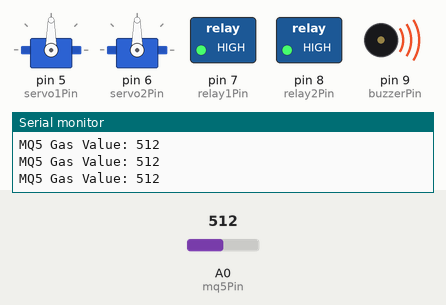
Bench run of a sketch on a simulated Arduino Uno, built with avr-gcc and run on an emulated ATmega328P. Parts: 2 × servo, switched loads named in the sketch (green lamp = pin HIGH), buzzer (waves = sounding, pin HIGH), the last lines printed to the serial monitor. The test bench sets the inputs (shaded band); at power-on: A0 (mq5Pin) = 512.

Above: at 1.3 s.
1.4 s: A0 (mq5Pin) set to 313
2.9 s: A0 (mq5Pin) set to 291
At 3.8 s:
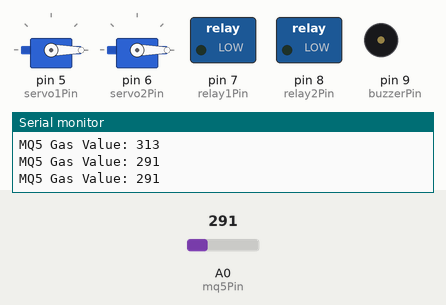
4.5 s: A0 (mq5Pin) set to 306
At 5.0 s:
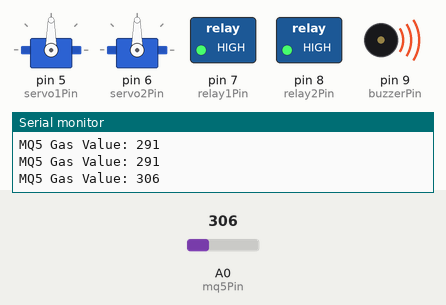
6.0 s: A0 (mq5Pin) set to 290
At 7.4 s:
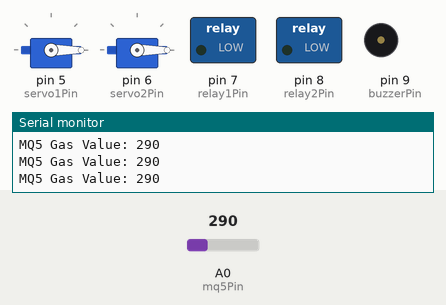
Timing chart, 0 to 8.5 s (numbered marks = the images above; inputs shaded):
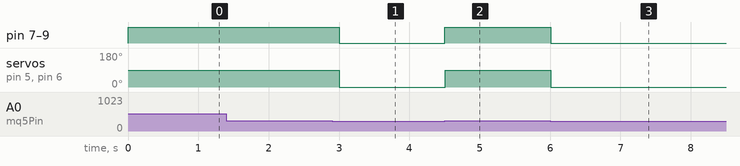

Measured:
- the behaviour switches between 301 and 300 on A0 (mq5Pin) (found by bisection; images 0 and 1)
- after the input at 2.9 s, pin 7 (relay1Pin), pin 8 (relay2Pin), pin 9 (buzzerPin): HIGH → LOW after 0.10 s; servo on pin 5 (servo1Pin), servo on pin 6 (servo2Pin): 90° → 0° after 0.10 s
- after the input at 4.5 s, pin 7 (relay1Pin), pin 8 (relay2Pin), pin 9 (buzzerPin): LOW → HIGH at once; servo on pin 5 (servo1Pin), servo on pin 6 (servo2Pin): 0° → 90° at once
- after the input at 6.0 s, pin 7 (relay1Pin), pin 8 (relay2Pin), pin 9 (buzzerPin): HIGH → LOW at once; servo on pin 5 (servo1Pin), servo on pin 6 (servo2Pin): 90° → 0° at once

The sketch:

Arduno.ino
```cpp
#include <Servo.h>

// Khai báo chân kết nối (tối ưu bằng byte)
const byte mq5Pin      = A0;  // Cảm biến MQ5 nối vào A0
const byte relay1Pin   = 7;   // Relay 1 (ví dụ: quạt)
const byte relay2Pin   = 8;   // Relay 2 (ví dụ: đèn, van điện)
const byte buzzerPin   = 9;   // Còi báo động
const byte servo1Pin   = 5;   // Servo điều khiển 1
const byte servo2Pin   = 6;   // Servo điều khiển 2

// Giá trị ngưỡng phát hiện gas (có thể điều chỉnh sau khi hiệu chuẩn)
uint16_t gasThreshold  = 300;

// Giá trị đọc từ MQ5
uint16_t gasValue = 0;

// Tạo đối tượng servo
Servo servo1;
Servo servo2;

void setup() {
  // Khởi tạo Serial để kiểm tra giá trị MQ5
  Serial.begin(9600);

  // Cấu hình các chân xuất
  pinMode(relay1Pin, OUTPUT);
  pinMode(relay2Pin, OUTPUT);
  pinMode(buzzerPin, OUTPUT);

  // Tắt thiết bị ban đầu
  digitalWrite(relay1Pin, LOW);
  digitalWrite(relay2Pin, LOW);
  digitalWrite(buzzerPin, LOW);

  // Gắn servo vào chân điều khiển
  servo1.attach(servo1Pin);
  servo2.attach(servo2Pin);

  // Đặt servo về vị trí ban đầu
  servo1.write(0);
  servo2.write(0);
}

void loop() {
  // Đọc giá trị khí gas từ MQ5
  gasValue = analogRead(mq5Pin);
  Serial.print(F("MQ5 Gas Value: "));
  Serial.println(gasValue);

  // Nếu phát hiện khí gas vượt ngưỡng
  if (gasValue > gasThreshold) {
    // Bật thiết bị cảnh báo
    digitalWrite(relay1Pin, HIGH);  // Bật quạt
    digitalWrite(relay2Pin, HIGH);  // Bật thiết bị khác
    digitalWrite(buzzerPin, HIGH);  // Bật còi

    // Xoay servo để đóng/mở van hoặc cửa
    servo1.write(90);
    servo2.write(90);
  } else {
    // Không phát hiện khí gas – trở về trạng thái an toàn
    digitalWrite(relay1Pin, LOW);
    digitalWrite(relay2Pin, LOW);
    digitalWrite(buzzerPin, LOW);

    // Trả servo về vị trí ban đầu
    servo1.write(0);
    servo2.write(0);
  }

  delay(500); // Đợi 0.5 giây trước lần kiểm tra tiếp theo
}
```
